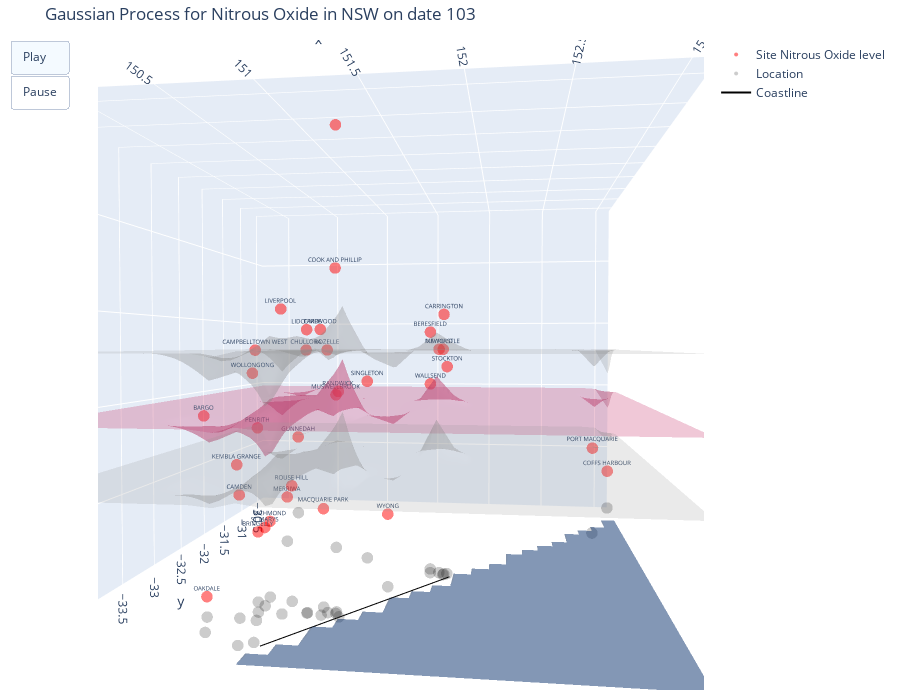

Notebook code cell kept with this figure:
### Code cell
# Plot predictions from MAP hyperparameter estimates
sgphmc.plot_preds()

### Figure 1 — Plotly figure (JSON) as saved in the notebook; plotly's stock layout.template omitted (floating-point values rounded to 4 significant figures; data arrays with more than 128 entries replaced by an {"elided": "..."} marker saying what was removed)
{"data": [{"hoverinfo": "skip", "marker": {"color": "red", "opacity": 0.5, "size": 4}, "mode": "markers+text", "name": "Site Nitrous Oxide level", "text": [["BARGO"], ["BERESFIELD"], ["BRADFIELD HIGHWAY"], ["BRINGELLY"], ["CAMDEN"], ["CAMPBELLTOWN WEST"], ["CARRINGTON"], ["CHULLORA"], ["COFFS HARBOUR"], ["COOK AND PHILLIP"], ["EARLWOOD"], ["GOULBURN"], ["GUNNEDAH"], ["KEMBLA GRANGE"], ["LIDCOMBE"], ["LIVERPOOL"], ["MACQUARIE PARK"], ["MAYFIELD"], ["MERRIWA"], ["MUSWELLBROOK"], ["NEWCASTLE"], ["OAKDALE"], ["PENRITH"], ["PORT MACQUARIE"], ["RANDWICK"], ["RICHMOND"], ["ROUSE HILL"], ["ROZELLE"], ["SINGLETON"], ["ST MARYS"], ["STOCKTON"], ["WALLSEND"], ["WOLLONGONG"], ["WYONG"]], "textfont": {"size": 6}, "type": "scatter3d", "x": [150.6, 151.7, 151.2, 150.8, 150.7, 150.8, 151.8, 151.0, 153.1, 151.2, 151.1, 149.7, 150.3, 150.8, 151.0, 150.9, 151.1, 151.7, 150.5, 150.9, 151.8, 150.5, 150.7, 152.9, 151.2, 150.7, 150.9, 151.2, 151.2, 150.8, 151.8, 151.7, 150.9, 151.4], "y": [-34.31, -32.8, -33.84, -33.92, -34.04, -34.07, -32.91, -33.89, -30.3, -33.87, -33.92, -34.73, -30.98, -34.47, -33.88, -33.93, -33.77, -32.89, -32.13, -32.27, -32.93, -34.05, -33.73, -31.45, -33.93, -33.62, -33.68, -33.86, -32.56, -33.8, -32.9, -32.89, -34.42, -33.28], "z": [1, 1.4, 2.4, 0.4, 0.6, 1.3, 1.5, 1.3, 0.3, 1.7, 1.4, 0.7, 0.6, 0.8, 1.4, 1.5, 0.5, 1.3, 0.3, 1, 1.3, 0.1, 0.9, 0.6, 1.1, 0.4, 0.6, 1.3, 1.1, 0.4, 1.2, 1.1, 1.2, 0.4]}, {"hoverinfo": "skip", "opacity": 0.3, "showscale": false, "surfacecolor": {"elided": "30x30 int values"}, "type": "surface", "x": [149.7, 149.8, 150.0, 150.1, 150.2, 150.3, 150.4, 150.5, 150.7, 150.8, 150.9, 151.0, 151.1, 151.2, 151.4, 151.5, 151.6, 151.7, 151.8, 151.9, 152.1, 152.2, 152.3, 152.4, 152.5, 152.6, 152.8, 152.9, 153.0, 153.1], "y": [-34.73, -34.58, -34.43, -34.28, -34.12, -33.97, -33.82, -33.66, -33.51, -33.36, -33.2, -33.05, -32.9, -32.75, -32.59, -32.44, -32.29, -32.13, -31.98, -31.83, -31.68, -31.52, -31.37, -31.22, -31.06, -30.91, -30.76, -30.6, -30.45, -30.3], "z": {"elided": "30x30 float values"}}, {"colorscale": [[0, "rgb(255,255,255)"], [0.125, "rgb(240,240,240)"], [0.25, "rgb(217,217,217)"], [0.375, "rgb(189,189,189)"], [0.5, "rgb(150,150,150)"], [0.625, "rgb(115,115,115)"], [0.75, "rgb(82,82,82)"], [0.875, "rgb(37,37,37)"], [1, "rgb(0, 0, 0)"]], "hoverinfo": "skip", "opacity": 0.2, "showscale": false, "surfacecolor": {"elided": "30x30 int values"}, "type": "surface", "x": [149.7, 149.8, 150.0, 150.1, 150.2, 150.3, 150.4, 150.5, 150.7, 150.8, 150.9, 151.0, 151.1, 151.2, 151.4, 151.5, 151.6, 151.7, 151.8, 151.9, 152.1, 152.2, 152.3, 152.4, 152.5, 152.6, 152.8, 152.9, 153.0, 153.1], "y": [-34.73, -34.58, -34.43, -34.28, -34.12, -33.97, -33.82, -33.66, -33.51, -33.36, -33.2, -33.05, -32.9, -32.75, -32.59, -32.44, -32.29, -32.13, -31.98, -31.83, -31.68, -31.52, -31.37, -31.22, -31.06, -30.91, -30.76, -30.6, -30.45, -30.3], "z": {"elided": "30x30 float values"}}, {"colorscale": [[0, "rgb(255,255,255)"], [0.125, "rgb(240,240,240)"], [0.25, "rgb(217,217,217)"], [0.375, "rgb(189,189,189)"], [0.5, "rgb(150,150,150)"], [0.625, "rgb(115,115,115)"], [0.75, "rgb(82,82,82)"], [0.875, "rgb(37,37,37)"], [1, "rgb(0, 0, 0)"]], "hoverinfo": "skip", "opacity": 0.2, "showscale": false, "surfacecolor": {"elided": "30x30 int values"}, "type": "surface", "x": [149.7, 149.8, 150.0, 150.1, 150.2, 150.3, 150.4, 150.5, 150.7, 150.8, 150.9, 151.0, 151.1, 151.2, 151.4, 151.5, 151.6, 151.7, 151.8, 151.9, 152.1, 152.2, 152.3, 152.4, 152.5, 152.6, 152.8, 152.9, 153.0, 153.1], "y": [-34.73, -34.58, -34.43, -34.28, -34.12, -33.97, -33.82, -33.66, -33.51, -33.36, -33.2, -33.05, -32.9, -32.75, -32.59, -32.44, -32.29, -32.13, -31.98, -31.83, -31.68, -31.52, -31.37, -31.22, -31.06, -30.91, -30.76, -30.6, -30.45, -30.3], "z": {"elided": "30x30 float values"}}, {"hoverinfo": "skip", "marker": {"color": "black", "opacity": 0.2, "size": 4}, "mode": "markers", "name": "Location", "type": "scatter3d", "x": [150.6, 151.7, 151.2, 150.8, 150.7, 150.8, 151.8, 151.0, 153.1, 151.2, 151.1, 149.7, 150.3, 150.8, 151.0, 150.9, 151.1, 151.7, 150.5, 150.9, 151.8, 150.5, 150.7, 152.9, 151.2, 150.7, 150.9, 151.2, 151.2, 150.8, 151.8, 151.7, 150.9, 151.4], "y": [-34.31, -32.8, -33.84, -33.92, -34.04, -34.07, -32.91, -33.89, -30.3, -33.87, -33.92, -34.73, -30.98, -34.47, -33.88, -33.93, -33.77, -32.89, -32.13, -32.27, -32.93, -34.05, -33.73, -31.45, -33.93, -33.62, -33.68, -33.86, -32.56, -33.8, -32.9, -32.89, -34.42, -33.28], "z": [0, 0, 0, 0, 0, 0, 0, 0, 0, 0, 0, 0, 0, 0, 0, 0, 0, 0, 0, 0, 0, 0, 0, 0, 0, 0, 0, 0, 0, 0, 0, 0, 0, 0]}, {"hoverinfo": "skip", "line": {"color": "black", "width": 2}, "mode": "lines", "name": "Coastline", "type": "scatter3d", "x": [151.8, 150.9], "y": [-32.98, -34.47], "z": [0, 0, 0]}, {"colorscale": [[0, "rgb(247,251,255)"], [0.125, "rgb(222,235,247)"], [0.25, "rgb(198,219,239)"], [0.375, "rgb(158,202,225)"], [0.5, "rgb(107,174,214)"], [0.625, "rgb(66,146,198)"], [0.75, "rgb(33,113,181)"], [0.875, "rgb(8,81,156)"], [1, "rgb(8,48,107)"]], "hoverinfo": "skip", "opacity": 0.5, "showscale": false, "surfacecolor": {"elided": "30x30 bool values"}, "type": "surface", "x": [149.7, 149.8, 150.0, 150.1, 150.2, 150.3, 150.4, 150.5, 150.7, 150.8, 150.9, 151.0, 151.1, 151.2, 151.4, 151.5, 151.6, 151.7, 151.8, 151.9, 152.1, 152.2, 152.3, 152.4, 152.5, 152.6, 152.8, 152.9, 153.0, 153.1], "y": [-34.73, -34.58, -34.43, -34.28, -34.12, -33.97, -33.82, -33.66, -33.51, -33.36, -33.2, -33.05, -32.9, -32.75, -32.59, -32.44, -32.29, -32.13, -31.98, -31.83, -31.68, -31.52, -31.37, -31.22, -31.06, -30.91, -30.76, -30.6, -30.45, -30.3], "z": {"elided": "30x30 int values"}}], "layout": {"height": 700, "margin": {"b": 10, "l": 10, "r": 10, "t": 40}, "scene": {"aspectmode": "manual", "aspectratio": {"x": 0.8432, "y": 1, "z": 0.7}, "camera": {"center": {"x": 0, "y": 0, "z": 0}, "eye": {"x": 0.1992, "y": -1.401, "z": 0.0364}, "projection": {"type": "perspective"}, "up": {"x": 0, "y": 0, "z": 1}}, "xaxis": {"range": [149.7, 153.1], "showspikes": false, "type": "linear"}, "yaxis": {"range": [-34.73, -30.3], "showspikes": false, "type": "linear"}, "zaxis": {"range": [0, 2.4], "showspikes": false, "type": "linear"}}, "title": {"text": "Gaussian Process for Nitrous Oxide in NSW on date 103"}, "updatemenus": [{"buttons": [{"args": [null], "label": "Play", "method": "animate"}, {"args": [null, {"frame": {"duration": 0, "redraw": false}, "mode": "immediate", "transition": {"duration": 0}}], "label": "Pause", "method": "animate"}], "type": "buttons"}], "width": 900}}
